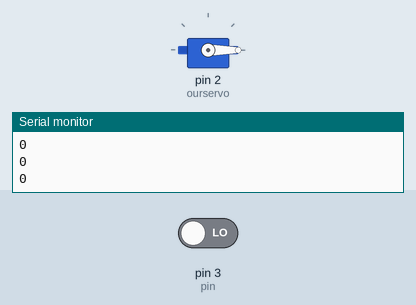
Recording of a sketch running on a simulated Arduino Nano, built with avr-gcc and run on an emulated ATmega328P. Parts: servo, the last lines printed to the serial monitor. The inputs (shaded band) are chosen by the test bench; at power-on: pin 3 (pin) LOW.

Above: at 1.2 s.
1.3 s: pin 3 (pin) driven HIGH
At 2.2 s:
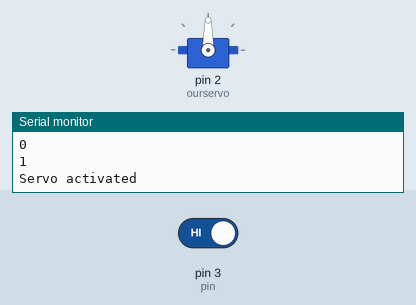
4.3 s: pin 3 (pin) driven LOW
At 5.0 s:
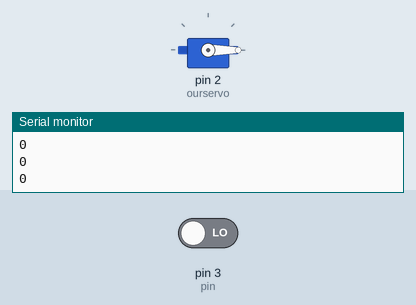
Timing chart, 0 to 7.3 s (numbered marks = the images above; inputs shaded):
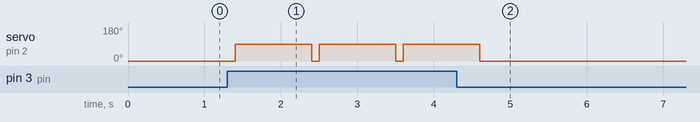

Measured:
- after the input at 1.3 s, servo on pin 2 (ourservo): alternates 90° for 1.0 s and 0° for 0.10 s, starting after 0.10 s
- after the input at 4.3 s, servo on pin 2 (ourservo): goes on until 4.6 s, then stays 0°

The sketch:

XLR8_for_servo_motor.ino
```cpp
// This code is to be uploaded in Arduino Nano, which will be used to power the servo motor for the electrical actuation of the cannon.


#include <Servo.h>
Servo ourservo;
// Pin assignment for signal read from Rpi Pico W
int pin = 3;
void setup() {
pinMode(pin,INPUT);
// Assign pin for servo
ourservo.attach(2);
Serial.begin(115200);
Serial.println("Hellow");
ourservo.write(0);
}

void loop() {
// Variable to detect signal from Rpi Pico W
int x = digitalRead(pin);
Serial.println(x);
delay(100);
if(x==1){
  Serial.println("Servo activated");
  ourservo.write(90);
  delay(1000);
  ourservo.write(0);
}
}
```
